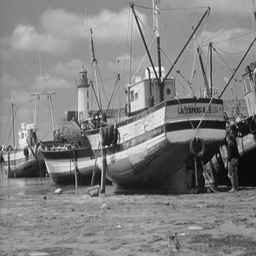
#> input picture Submission2/Code/rpca_missing/boat.png, 256 x 256 px
$ python r_pca_mis.py
#> lines starting #> are read from the running program, lines starting #| are printed output that depends on the picture; long printed decimals are rounded
### Submission2/Code/rpca_missing/r_pca.py
from __future__ import division
import numpy as np

try:
    from pylab import plt
except ImportError:
    print('Unable to import pylab. R_pca.plot_fit() will not work.')


class R_pca:

    def __init__(self, D, mu=None, lmbda=None):
        unobserved = np.isnan(D)
        self.D = D
        self.D[unobserved] = 0
        self.S = np.zeros(self.D.shape)
        self.Y = np.zeros(self.D.shape)

        if mu:
            self.mu = mu
        else:
            self.mu = np.prod(self.D.shape) / (4 * self.norm_p(self.D, 2))

        self.mu_inv = 1 / self.mu

        if lmbda:
            self.lmbda = lmbda
        else:
            self.lmbda = 1 / np.sqrt(np.max(self.D.shape))

    @staticmethod
    def norm_p(M, p):
        return np.sum(np.power(M, p))

    @staticmethod
    def shrink(M, tau):
        return np.sign(M) * np.maximum((np.abs(M) - tau), np.zeros(M.shape))

    def svd_threshold(self, M, tau):
        U, S, V = np.linalg.svd(M, full_matrices=False)
        return np.dot(U, np.dot(np.diag(self.shrink(S, tau)), V))

    def fit(self, tol=None, max_iter=1000, iter_print=100):
        iter = 0
        err = np.Inf
        Sk = self.S
        Yk = self.Y
        Lk = np.zeros(self.D.shape)

        if tol:
            _tol = tol
        else:
            _tol = 1E-7 * self.norm_p(np.abs(self.D), 2)

        while (err > _tol) and iter < max_iter:
            Lk = self.svd_threshold(
                self.D - Sk + self.mu_inv * Yk, self.mu_inv)
            Sk = self.shrink(
                self.D - Lk + (self.mu_inv * Yk), self.mu_inv * self.lmbda)
            Yk = Yk + self.mu * (self.D - Lk - Sk)
            err = self.norm_p(np.abs(self.D - Lk - Sk), 2)
            iter += 1
            #if (iter % iter_print) == 0 or iter == 1 or iter > max_iter or err <= _tol:
               # print 'iteration: {0}, error: {1}'.format(iter, err)

        self.L = Lk
        self.S = Sk
        return Lk, Sk

    # [25 lines left out: function plot_fit, not called in this run]

### Submission2/Code/rpca_missing/r_pca_mis.py
import matplotlib.pyplot as plt
import matplotlib.image as mpimg
from sklearn.metrics import mean_squared_error
from numpy.linalg import *
import numpy as np
from r_pca import R_pca
import skimage
from skimage import color
from numpy import *
import time

gray = mpimg.imread("boat.png")
#> gray is the input picture: shape (256, 256) float32; min 0.00392, max 1, mean 0.509
r = np.random.randint(256,size=(19661,2))
r1,c1 = r.shape

for i in range(0,r1):
    gray[r[i,0],r[i,1]] = np.nan
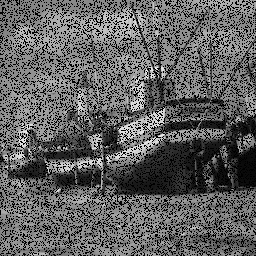
#> gray: shape (256, 256) float32; 25.95% of the values are NaN or infinite; the others: min 0.00392, max 1, mean 0.509; drawn with min black, max white, NaN and infinite black
Lambda = 0.0625 # close to the default one, but works better
tic = time.time()

plt.imshow(gray, cmap = plt.cm.Greys_r)
plt.show()

rpca = R_pca(gray)
#> in __init__, `unobserved = np.isnan(D)`:
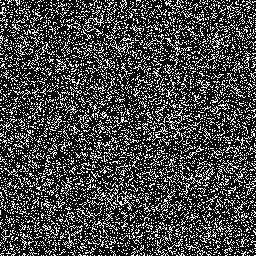
#> unobserved: shape (256, 256) bool; 25.9% white in thin lines or dots
#> in __init__, `self.mu = np.prod(self.D.shape) / (4 * self.norm_p(self.D, 2))`: self.mu = 1.16
#> in __init__, `self.mu_inv = 1 / self.mu`: self.mu_inv = 0.863
toc = time.time()
L, S = rpca.fit(max_iter=10000, iter_print=100)
#> the loop in fit, `while (err > _tol) and iter < max_iter:` made 70 passes
#> err on passes 1 to 12: 102.7, 1.2, 0.505, 0.8, 0.883, 0.721, 0.534, 0.408, 0.329, 0.269, 0.219, 0.177
#> pass 1, in svd_threshold, `U, S, V = np.linalg.svd(M, full_matrices=False)`:
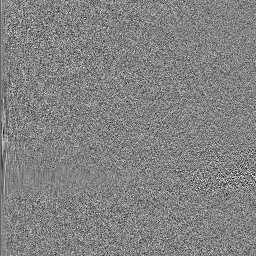
#> U: shape (256, 256) float64; min -0.311, max 0.295, mean -0.00023; drawn with min black and max white
#> pass 1, in svd_threshold, `U, S, V = np.linalg.svd(M, full_matrices=False)`:
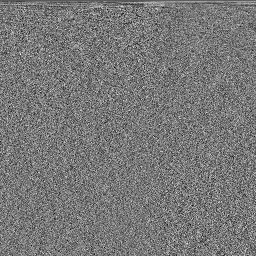
#> V: shape (256, 256) float64; min -0.261, max 0.291, mean -0.000221; drawn with min black and max white
#> pass 1, in fit, `Sk = self.shrink( self.D - Lk + (self.mu_inv * Yk), self.mu_inv * self..`:
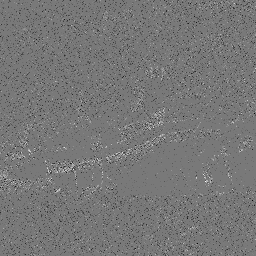
#> Sk: shape (256, 256) float64; min -0.122, max 0.135, mean -0.00231; drawn with min black and max white
#> after the loop in fit, `while (err > _tol) and iter < max_iter:`:
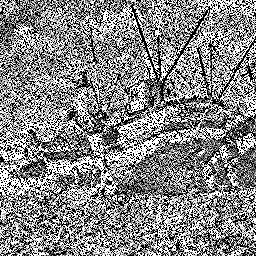
#> Yk: shape (256, 256) float64; min -0.0625, max 0.0625, mean 0.00395; drawn with min black and max white
#> after the loop in fit, `while (err > _tol) and iter < max_iter:`: iter = 70
#> in fit, `self.S = Sk`:
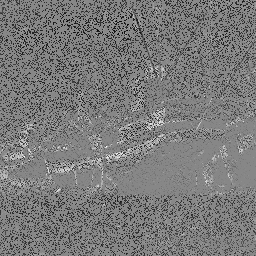
#> self.S: shape (256, 256) float64; min -0.734, max 0.644, mean -0.074; drawn with min black and max white

original_image = mpimg.imread("boat.png")
RMSE = sqrt(mean_squared_error(L,original_image))
#> RMSE = 0.115
print (RMSE)
#| 0.1153

plt.imshow(L, cmap = plt.cm.Greys_r)
plt.show()
# [7 lines of commented-out code are left out]
